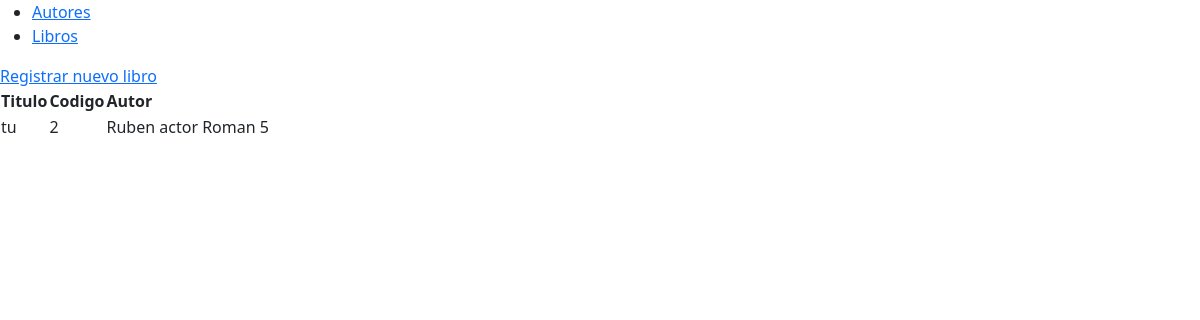
The app's page /libro/, older data.
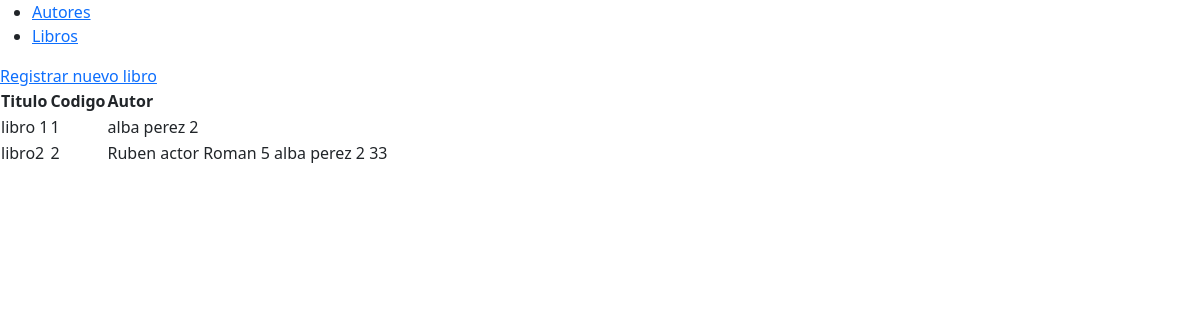
The same page, newer data.
### core/models.py (models this page shows, shortened)
class Book (models.Model):
    title = models.CharField('Título del libro', max_length=255, unique=True)
    cod = models.CharField('Codigo', max_length=15, unique=True)
    author = models.ManyToManyField(Author)

class Author (models.Model):
    name = models.CharField(verbose_name='Nombre',  # etiqueta dentro de la tabla
                            max_length=100,
                            default=''
                            )
    last_name = models.CharField(verbose_name='Apellido',
                                 max_length=150,
                                 default='')
    age = models.PositiveSmallIntegerField(verbose_name='Edad',
                                           )
    def __str__(self):
        return f'{self.name} {self.last_name} {self.age}'

### core/views.py (the view)
# urls.py: path('libro/',libro_list),
def libro_list(request):
    libro = Book.objects.all()
    return render(request, 'core/libro.html', {'books': libro})

### templates/core/libro.html (shortened to what this page needs)
{% extends 'core/index.html' %}
{% block content %}
<table>
    <thead>
        <th>Titulo</th>
        <th>Codigo</th>
        <th>Autor</th>
    </thead>
    <tbody>
        {% for bo in books %}
        <tr>
            <td>{{ bo.title }} </td>
            <td>{{ bo.cod }}</td>
            <td>{% for au in bo.author.all %}
                {{au}}
                {% endfor %}
            </td>
        </tr>
        {% endfor %}
    </tbody>
    <a href="/new-libro/">Registrar nuevo libro</a>
</table>
{% endblock content %}

### templates/core/index.html (shortened to what this page needs)
<!DOCTYPE html>
<html lang="en">
<head>
  {% load static %}
  {% block css%}
  <link rel="stylesheet" href="{% static 'css/bootstrap.min.css' %}">
  {% endblock css%}
</head>
<body>
  {%block menu%}
  <ul>
    <li><a href="/autor/">Autores</a></li>
    <li><a href="/libro/">Libros</a></li>
  </ul>
  {%endblock menu%}
  {%block content%}
  {%endblock content%}
</body>
</html>

Row changes from the older to the newer data that the page shows:
removed Book: title "tu", cod "2", Author (name+last_name+age "Ruben actor Roman 5")
added Book: title "libro 1", cod "1"
now on this page (row unchanged): Author: name+last_name+age "alba perez 2"
added Book: title "libro2", cod "2", Author (name+last_name+age "Ruben actor Roman 5")
now on this page (row unchanged): Author: name+last_name+age "33", shown under "libro2"
